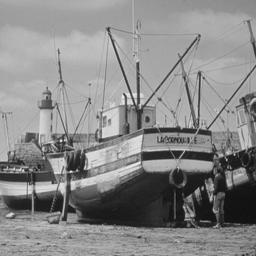
%> input picture boat.jpg, 256 x 256 px
$ octave frac_anisodiff.m   (GNU Octave 9; MATLAB toolbox functions it lacks are replaced by stand-ins)
%> lines starting %> are read from the running program, lines starting %| are printed output that depends on the picture
close all;
clear all;

'Fractional perona malik'

im = imread('boat.jpg');
%> im is the input picture: size 256x256 uint8; min 7, max 244, mean 136.1
im_good = im;

kappa = 25;
lambda = 0.19;
option = 2;
niter = 10;
v = 1.1;
func = 1;
beta = 1;
gv = 0.6;
mean = 0;
var = 0.01;

KO = 25; K1 = 5;

im = imnoise(im,'gaussian',mean,var);
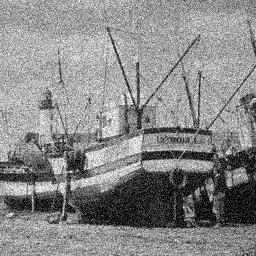
%> im: size 256x256 uint8; min 0, max 255, mean 136.1
psnr(im, im_good)
%> ans = 20.11

if ndims(im)==3
  im = rgb2gray(im);
  im_good = rgb2gray(im_good);
end

im = double(im);
%> im: size 256x256 double
[rows,cols] = size(im);
%> rows = 256; cols = 256
diff = im;

for i = 1:niter
  % Construct diffl which is the same as diff but
  % has an extra padding of zeros around it.
  diffl = zeros(rows+4, cols+4);
  diffl(3:rows+2, 3:cols+2) = diff;

  UxM1y = diffl(3:rows+2 , 2:cols+1);
  UxM2y = diffl(3:rows+2 , 1:cols  );
  UxP1y = diffl(3:rows+2 , 4:cols+3);
  UxP2y = diffl(3:rows+2 , 5:cols+4);


  % North, South differences
  %P ~ +(plus), M ~ -(minus)
  deltaN = v*(1-v)/2 * UxP2y + v*UxP1y - diff;
  deltaS = -1*(diff - v * UxM1y - v*(1-v)/2 * UxM2y);


  %new(-----

  diff_b = imgaussfilt(diff, gv);

  % Construct diffl which is the same as diff but
  % has an extra padding of zeros around it.
  diffl_b = zeros(rows+4, cols+4);
  diffl_b(3:rows+2, 3:cols+2) = diff_b;

  UxM1y_b = diffl_b(3:rows+2 , 2:cols+1);
  UxM2y_b = diffl_b(3:rows+2 , 1:cols  );
  UxP1y_b = diffl_b(3:rows+2 , 4:cols+3);
  UxP2y_b = diffl_b(3:rows+2 , 5:cols+4);

  %trial
  %North, South differences

  delN = UxP1y_b - diff_b;
  delS = -1*(diff_b - UxM1y_b );

% delN = v*(1-v)/2 * UxP2y_b + v*UxP1y_b - diff_b;
% delS = -1*(diff_b - v * UxM1y_b - v*(1-v)/2 * UxM2y_b);

  if func == 3
      % MAD implementation
      deln_med = medfilt2(delN,[3,3],'symmetric');
      deln_abs = abs(delN - deln_med);
      delN_M = 1.4826* medfilt2(deln_abs,[3,3],'symmetric') * sqrt(5);

      dels_med = medfilt2(delS,[3,3],'symmetric');
      dels_abs = abs(delS - dels_med);
      delS_M = 1.4826* medfilt2(dels_abs,[3,3],'symmetric') * sqrt(5);
  end

%--Under testing
if func == 4
% Median K implementation
% North

dnp = padarray(delN, [1,1]);
delNmax = delN;
delNmin = delN;
delNmed = medfilt2(delN,[3,3],'symmetric');

for ij=2:rows+1
for j=2:cols+1
    maxn = dnp(ij,j);
    minn = dnp(ij,j);
    for k=-1:1
        for l=-1:1
            if dnp(ij+k,j+l) >= maxn
                maxn = dnp(ij+k,j+l);
            end
            if dnp(ij+k,j+l) <= minn
                minn = dnp(ij+k,j+l);
            end
        end
    end
    delNmax(ij-1,j-1) = maxn;
    delNmin(ij-1,j-1) = minn;
end
end

delNd = delNmax - delNmin;
delNn = 1+abs(delNmed - delN);

%South
dns = padarray(delS, [1,1]);
delSmax = delS;
delSmin = delS;
delSmed = medfilt2(delS,[3,3],'symmetric');

for ik=2:rows+1
for j=2:cols+1
        maxs = dns(ik,j);
        mins = dns(ik,j);
        for k=-1:1
            for l=-1:1
                if dns(ik+k,j+l) >= maxs
                    maxs = dns(ik+k,j+l);
                end
                if dns(ik+k,j+l) <= mins
                    mins = dns(ik+k,j+l);
                end
            end
        end
        delSmax(ik-1,j-1) = maxs;
        delSmin(ik-1,j-1) = mins;
end
end

delSd = delSmax - delSmin;
delSn = 1+abs(delSmed - delS);

end
%-----


  % Conduction

  if func  == 1
    if option == 1
        cN = exp(-(delN/kappa).^2);
        cS = exp(-(delS/kappa).^2);

    elseif option == 2
        cN = 1./(1 + (delN/kappa).^2);
        cS = 1./(1 + (delS/kappa).^2);
    end
  end

  if func == 2
    if option == 1
        cN = exp(-(deltaN/kappa).^2)/2.5;
        cS = exp(-(deltaS/kappa).^2)/2.5;

    elseif option == 2
        cN = 1./(1 + (deltaN/kappa).^2)/2.5;
        cS = 1./(1 + (deltaS/kappa).^2)/2.5;
    end
  end

  if func == 3
      indN  = ( abs(delN) < delN_M );
      indS  = ( abs(delS) < delS_M );

      cN = zeros(size(delN));
      cS = zeros(size(delS));

      cN(indN) =  1*(1 - ((delN(indN)./delN_M(indN)).^2)).^2;
      cS(indS) =  1*(1 - ((delS(indS)./delS_M(indS)).^2)).^2;
  end


  if func == 4

      cN = 1./(1 + (delN./(KO + K1 .* exp(-delNn./delNd))).^2);
      cS = 1./(1 + (delS./(KO + K1 .* exp(-delSn./delSd))).^2);

  end

  % APPLYING FOUR-POINT-TEMPLETE FOR numerical solution of DIFFUSION P.D.E.

  diff = diff + lambda*(cN.*deltaN + cS.*deltaS );

%------------------------------------------
%step 2

  diffl = zeros(rows+4, cols+4);
  diffl(3:rows+2, 3:cols+2) = diff;

  UxyM1 = diffl(2:rows+1 , 3:cols+2);
  UxyM2 = diffl(1:rows   , 3:cols+2);
  UxyP1 = diffl(4:rows+3 , 3:cols+2);
  UxyP2 = diffl(5:rows+4 , 3:cols+2);

  %East and West differences
  %P ~ +(plus), M ~ -(minus)

  deltaW = v*(1-v)/2 * UxyP2 + v*UxyP1 - diff;
  deltaE = -1*(diff - v * UxyM1 - v*(1-v)/2 * UxyM2);

  diff_b = imgaussfilt(diff, gv);

  % Construct diffl which is the same as diff but
  % has an extra padding of zeros around it.
  diffl_b = zeros(rows+4, cols+4);
  diffl(3:rows+2, 3:cols+2) = diff_b;

  UxyM1_b = diffl(2:rows+1 , 3:cols+2);
  UxyM2_b = diffl(1:rows   , 3:cols+2);
  UxyP1_b = diffl(4:rows+3 , 3:cols+2);
  UxyP2_b = diffl(5:rows+4 , 3:cols+2);

  delW = UxyP1_b - diff_b;
  delE = -1*(diff_b - UxyM1_b );

  % delW = v*(1-v)/2 * UxyP2_b + v*UxyP1_b - diff_b;
  % delE = -1*(diff_b - v * UxyM1_b - v*(1-v)/2 * UxyM2_b);

  if func == 3

      % MAD implementation
      delw_med = medfilt2(delW,[3,3],'symmetric');
      delw_abs = abs(delW - delw_med);
      delW_M = 1.4826* medfilt2(delw_abs,[3,3],'symmetric') * sqrt(5);

      dele_med = medfilt2(delE,[3,3],'symmetric');
      dele_abs = abs(delE - dele_med);
      delE_M = 4.4826* medfilt2(dele_abs,[3,3],'symmetric') * sqrt(5);

  end
%-----Under testing

if func ==4
% Median K implementation
% West
dnw = padarray(delW, [1,1]);
delWmax = delW;
delWmin = delW;
delWmed = medfilt2(delW,[3,3],'symmetric');

for il=2:rows+1
for j=2:cols+1
    maxw = dnw(il,j);
    minw = dnw(il,j);
    for k=-1:1
        for l=-1:1
            if dnw(il+k,j+l) >= maxw
                maxw = dnw(il+k,j+l);
            end
            if dnw(il+k,j+l) <= minw
                minw = dnw(il+k,j+l);
            end
        end
    end
    delWmax(il-1,j-1) = maxw;
    delWmin(il-1,j-1) = minw;
end
end

delWd = delWmax - delWmin;
delWn = 1+abs(delWmed - delW);

%East
dne = padarray(delE, [1,1]);
delEmax = delE;
delEmin = delE;
delEmed = medfilt2(delE,[3,3],'symmetric');

for im=2:rows+1
    for j=2:cols+1
        maxe = dne(im,j);
        mine = dne(im,j);
        for k=-1:1
            for l=-1:1
                if dne(im+k,j+l) >= maxe
                    maxe = dne(im+k,j+l);
                end
                if dne(im+k,j+l) <= mine
                    mine = dne(im+k,j+l);
                end
            end
        end
        delEmax(im-1,j-1) = maxe;
        delEmin(im-1,j-1) = mine;
    end
end

delEd = delEmax - delEmin;
delEn = 1+abs(delEmed - delE);

end
%--------


  % Conduction

  if func  == 1
    if option == 1
      cE = exp(-(delE/kappa).^2);
      cW = exp(-(delW/kappa).^2);

    elseif option == 2
      cE = 1./(1 + (delE/kappa).^2);
      cW = 1./(1 + (delW/kappa).^2);
    end
  end

  if func == 2
    if option == 1
      cE = exp(-(delE/kappa).^2)/2.5;
      cW = exp(-(delW/kappa).^2)/2.5;

    elseif option == 2
      cE = 1./(1 + (delE/kappa).^2)/2.5;
      cW = 1./(1 + (delW/kappa).^2)/2.5;
    end
  end


  if func == 3
      indW  = ( abs(delW) < delW_M );
      indE  = ( abs(delE) < delE_M );

      cW = zeros(size(delW));
      cE = zeros(size(delE));

      cW(indW) = 1 * (1 - ((delW(indW)./delW_M(indW)).^2)).^2;
      cE(indE) = 1 * (1 - ((delE(indE)./delE_M(indE)).^2)).^2;
  end

  if func == 4

      cW = 1./(1 + (delW./(KO + K1 .* exp(-delWn./delWd))).^2);
      cE = 1./(1 + (delE./(KO + K1 .* exp(-delEn./delEd))).^2);

  end


  % APPLYING Alternate Direction now in X, FOR numerical solution of
  % DIFFUSION P.D.E.

diff = diff + lambda*(cE.*deltaE + cW.*deltaW);

diff_q = uint8(diff);

diff_q = imhistmatch(diff_q , im_good);

[ i, psnr(diff_q, im_good), mse(diff_q, im_good) ]

% [6 lines of commented-out code are left out]

end
%> this loop made 10 passes
%> pass 1, `UxP2y = diffl(3:rows+2 , 5:cols+4);`:
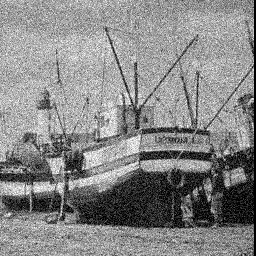
%> UxP2y: size 256x256 double; min 0, max 255, mean 134.9
%> after the loop:
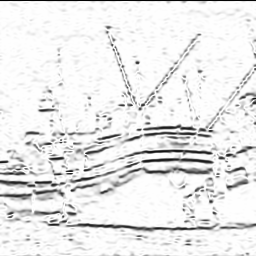
%> cE: size 256x256 double; min 0.0106, max 1, mean 0.916
%> after the loop:
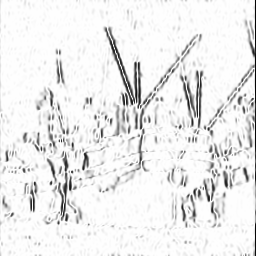
%> cN: size 256x256 double; min 0.012, max 1, mean 0.927
%> after the loop:
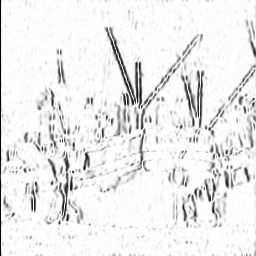
%> cS: size 256x256 double; min 0.00967, max 1, mean 0.927
%> after the loop:
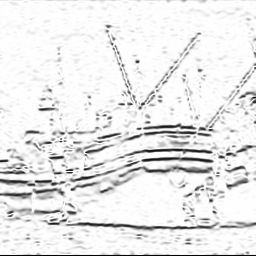
%> cW: size 256x256 double; min 0.0116, max 1, mean 0.916

figure()
imhist(cN)
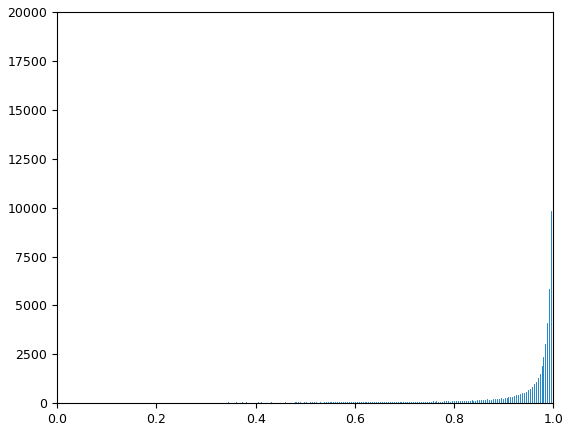
%> figure redrawn from the program's plot data; highest point at x = 1, y = 15321
figure()
imhist(cS)
%> figure, not shown here; highest point at x = 1, y = 15321
% [4 lines of commented-out code are left out]

$ run again, with TissueFibers.jpg copied over boat.jpg
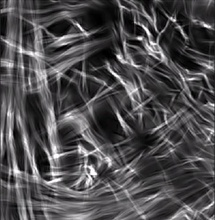
%> input picture TissueFibers.jpg, 215 x 220 px, shrunk from 489 x 500 before the run
%> im is the input picture: size 220x215x3 uint8; mean R, G, B 78.2, 76.7, 78.9
%> `psnr(im, im_good)`: ans = 20.35
%> the loop `for i = 1:niter` made 10 passes
%> pass 1, `UxP2y = diffl(3:rows+2 , 5:cols+4);`:
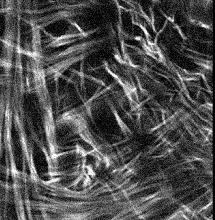
%> UxP2y: size 220x215 double; min 0, max 255, mean 77.4; mean of the top-left, top-right, bottom-left and bottom-right quarters 75, 65.9, 94.9, 73.9
%> `imhist(cN)`:
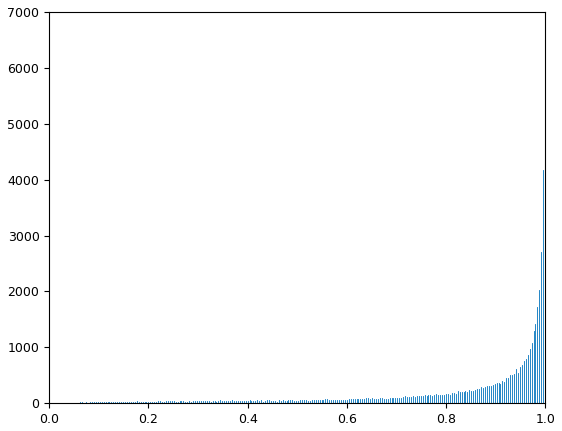
%> figure redrawn from the program's plot data; highest point at x = 1, y = 6157
